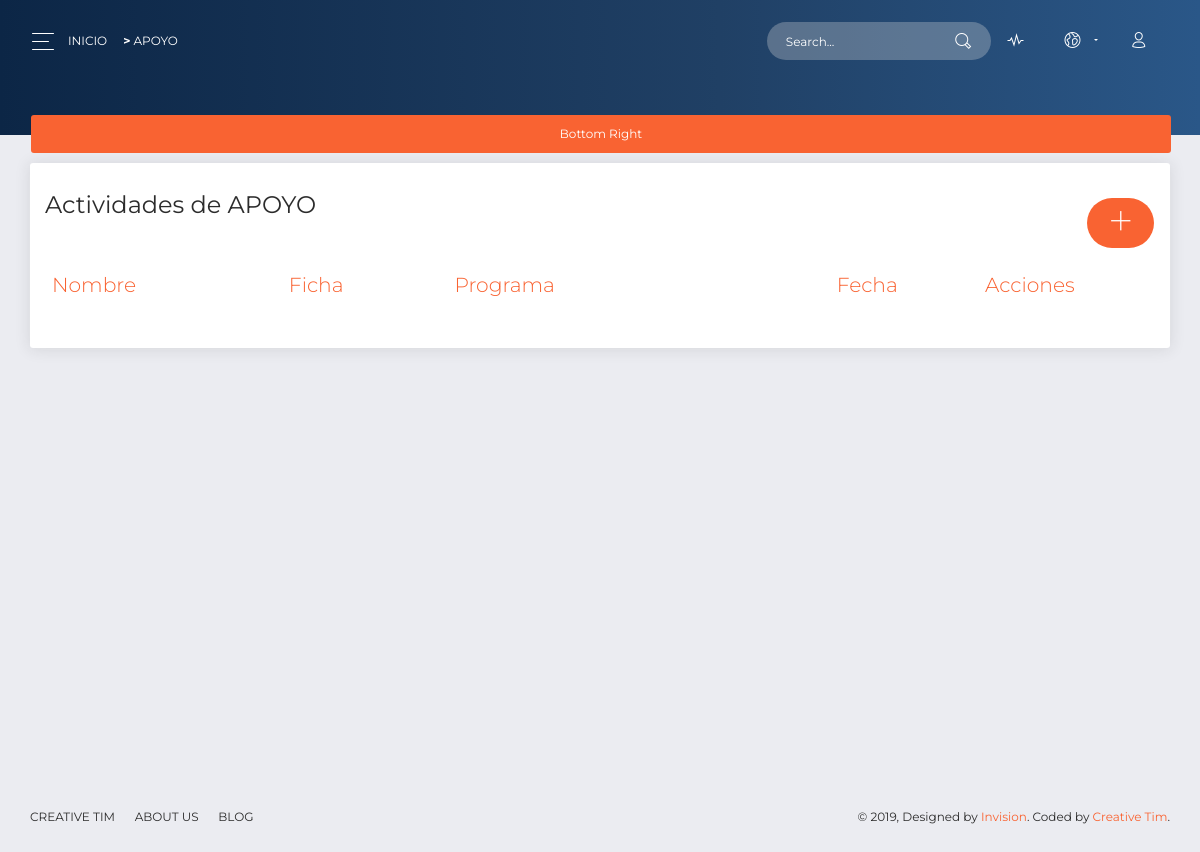
Page /?c=apoyo on the earlier database version.
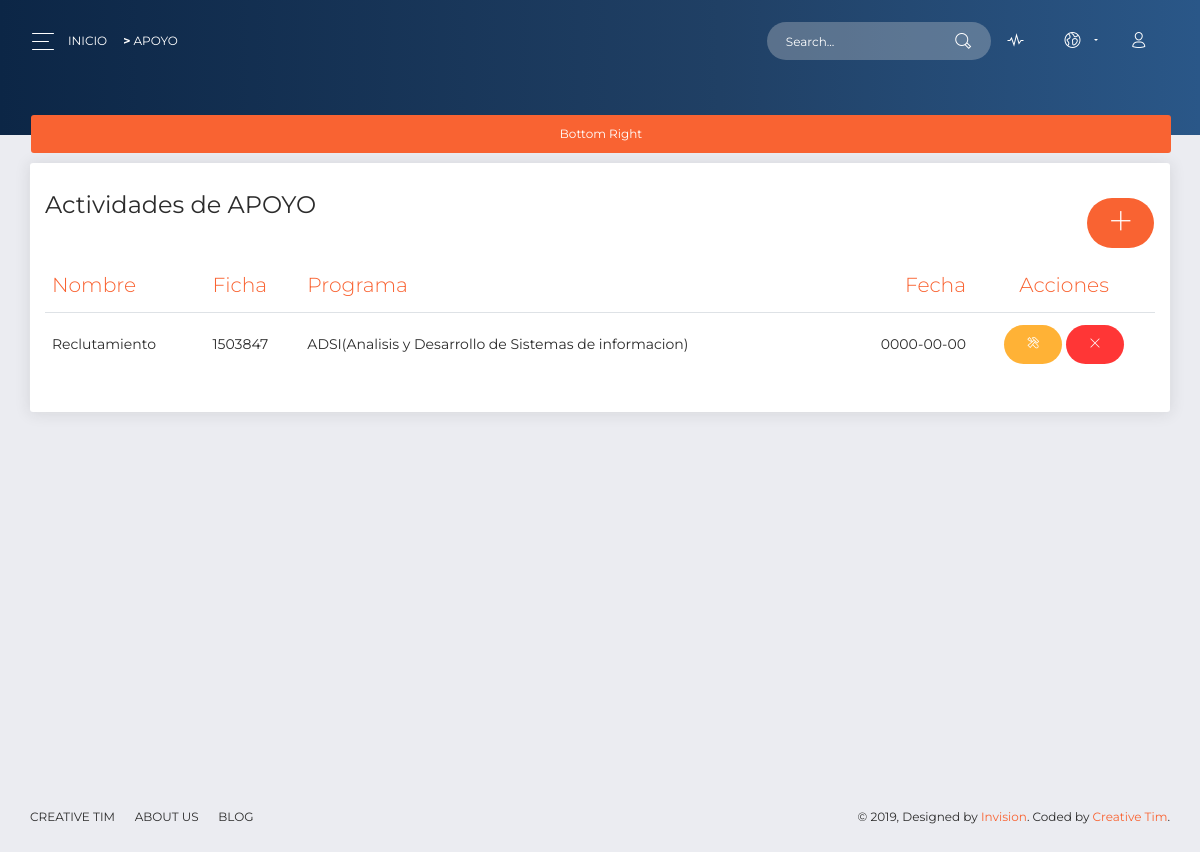
Same page on the later database version.
### tables this page shows
CREATE TABLE `apoyo` (
  `id` int(10) UNSIGNED NOT NULL,
  `name` varchar(100) DEFAULT NULL,
  `token` varchar(8) DEFAULT NULL,
  `program` varchar(120) DEFAULT NULL,
  `date` date DEFAULT NULL,
  `duration` tinyint(1) DEFAULT NULL
);

### controller/apoyo.controller.php (called while the page is built, shortened)
<?php
require_once 'model/apoyo.php';
class apoyoController
{
    public function __CONSTRUCT()
    {
        $this->model = new apoyo();
    }
    public function Index()
    {
        require_once 'view/header.php';
        require_once 'view/apoyo/apoyo.php';
        require_once 'view/footer.php';
    }
}

### model/database.php (called while the page is built)
<?php
class Database
{
    public static function StartUp()
    {
        $pdo = new PDO('mysql:host=localhost;dbname=cliente;charset=utf8', 'root', '');
        $pdo->setAttribute(PDO::ATTR_ERRMODE, PDO::ERRMODE_EXCEPTION);
        return $pdo;
    }
}

### model/apoyo.php (called while the page is built, shortened)
<?php
class apoyo
{
    private $pdo;
    public function __CONSTRUCT()
    {
        try {
            $this->pdo = Database::StartUp();
        } catch (Exception $e) {
            die($e->getMessage());
        }
    }
    public function Listar()
    {
        try {
            $stm = $this->pdo->prepare("SELECT * FROM apoyo");
            $stm->execute();
            return $stm->fetchAll(PDO::FETCH_OBJ);
        } catch (Exception $e) {
            die($e->getMessage());
        }
    }
}

### view/apoyo/apoyo.php (the view, shortened to what this page needs)
<div class="panel-header panel-header-sm">
</div>
<div class="content">
    <div class="row">
        <div class="col-md-12">
            <button class="btn btn-primary btn-block" onclick="nowuiDashboard.showNotification('bottom','right')">Bottom Right</button>
            <div class="card">
                <div class="card-header">
                    <h4 class="card-title"> Actividades de
                        <?= strtoupper($_REQUEST['c']); ?><a class="btn btn-primary btn-round pull-right" href="?c=apoyo&a=Crud"><i class="now-ui-icons ui-1_simple-add"></i></a>
                    </h4>
                </div>
                <div class="card-body">
                    <div class="table-responsive">
                        <table class="table">
                            <thead class=" text-primary">
                                <th>
                                    Nombre
                                </th>
                                <th>
                                    Ficha
                                </th>
                                <th>
                                    Programa
                                </th>
                                <th class="text-right">
                                    Fecha
                                </th>
                                <th class="text-center">
                                    Acciones
                                </th>
                            </thead>
                            <tbody>
                                <?php foreach ($this->model->Listar() as $r) : ?>
                                <tr>
                                    <td>
                                        <?php echo $r->name; ?>
                                    </td>
                                    <td>
                                        <?php echo $r->token; ?>
                                    </td>
                                    <td>
                                        <?php echo $r->program; ?>
                                    </td>
                                    <td class="text-right">
                                        <?php echo $r->date; ?>
                                    </td>
                                    <td class="text-center">
                                        <a class="btn btn-warning btn-round" href="?c=apoyo&a=Crud&id=<?php echo $r->id; ?>"><i class="now-ui-icons ui-2_settings-90"></i></a>
                                        <button class="btn btn-danger btn-round" data-toggle="modal" data-target="#myModal1">
                                            <i class="now-ui-icons ui-1_simple-remove"></i>
                                        </button>
                                    </td>
                                </tr>
                                <?php endforeach; ?>
                            </tbody>
                        </table>
                    </div>
                </div>
            </div>
        </div>
    </div>
</div>

### index.php (shortened to what this page needs)
<?php
require_once 'model/database.php';
$controller = 'home';
if(!isset($_REQUEST['c']))
{
    require_once "controller/$controller.controller.php";
    $controller = ucwords($controller) . 'Controller';
    $controller = new $controller;
    $controller->Index();
}
else
{
    $accion = isset($_REQUEST['a']) ? $_REQUEST['a'] : 'Index';
    $controller = new $controller;
    call_user_func( array( $controller, $accion ) );
}

### view/header.php (shortened to what this page needs)
<!DOCTYPE html>
<html lang="en">
<head>
    <link rel="stylesheet" href="https://use.fontawesome.com/releases/v5.7.1/css/all.css">
    <link href="assets/css/now-ui-kit.css?v=1.2.0" rel="stylesheet" />
    <link href="assets/css/bootstrap.min.css" rel="stylesheet" />
    <link href="assets/css/now-ui-dashboard.css?v=1.3.0" rel="stylesheet" />
    <link href="assets/demo/demo.css" rel="stylesheet" />
</head>
<body class="">
    <div class="wrapper ">
        <div class="main-panel" id="main-panel">
            <nav class="navbar navbar-expand-lg navbar-transparent  bg-primary  navbar-absolute">
                <div class="container-fluid">
                    <div class="navbar-wrapper">
                        <div class="navbar-toggle">
                            <button type="button" class="navbar-toggler">
                                <span class="navbar-toggler-bar bar1"></span>
                                <span class="navbar-toggler-bar bar2"></span>
                                <span class="navbar-toggler-bar bar3"></span>
                            </button>
                        </div>
                        <a class="navbar-brand" href="?c=home">Inicio</a><a class="navbar-brand" href="?c=<?= $_REQUEST['c']; ?>">
                            <?= "  <b>></b>   " . strtoupper($_REQUEST['c']); ?></a>
                    </div>
                    <div class="collapse navbar-collapse justify-content-end" id="navigation">
                        <form>
                            <div class="input-group no-border">
                                <input type="text" value="" class="form-control" placeholder="Search...">
                                <div class="input-group-append">
                                    <div class="input-group-text">
                                        <i class="now-ui-icons ui-1_zoom-bold"></i>
                                    </div>
                                </div>
                            </div>
                        </form>
                        <ul class="navbar-nav">
                            <li class="nav-item">
                                <a class="nav-link" href="#pablo">
                                    <i class="now-ui-icons media-2_sound-wave"></i>
                                </a>
                            </li>
                            <li class="nav-item dropdown">
                                <a class="nav-link dropdown-toggle" id="navbarDropdownMenuLink" data-toggle="dropdown" aria-haspopup="true" aria-expanded="false">
                                    <i class="now-ui-icons location_world"></i>
                                </a>
                            </li>
                            <li class="nav-item">
                                <a class="nav-link" href="#pablo">
                                    <i class="now-ui-icons users_single-02"></i>
                                </a>
                            </li>
                        </ul>
                    </div>
                </div>
            </nav>

### view/footer.php (shortened to what this page needs)
<footer class="footer">
    <div class="container-fluid">
        <nav>
            <ul>
                <li>
                    <a href="https://www.creative-tim.com">
                        Creative Tim
                    </a>
                </li>
                <li>
                    <a href="http://presentation.creative-tim.com">
                        About Us
                    </a>
                </li>
                <li>
                    <a href="http://blog.creative-tim.com">
                        Blog
                    </a>
                </li>
            </ul>
        </nav>
        <div class="copyright" id="copyright">
            &copy;
            , Designed by
            <a href="https://www.invisionapp.com" target="_blank">Invision</a>. Coded by
            <a href="https://www.creative-tim.com" target="_blank">Creative Tim</a>.
        </div>
    </div>
</footer>
</div>
</div>
</body>
</html>

Differences in the rows shown:
added apoyo: name "Reclutamiento", token "1503847", program "ADSI(Analisis y Desarrollo de Sistemas de informacion)", date "0000-00-00"
